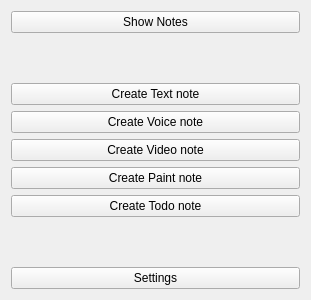
<?xml version="1.0" encoding="UTF-8"?>
<ui version="4.0">
 <class>MainMenuWidget</class>
 <widget class="QWidget" name="MainMenuWidget">
  <property name="geometry">
   <rect>
    <x>0</x>
    <y>0</y>
    <width>311</width>
    <height>300</height>
   </rect>
  </property>
  <property name="windowTitle">
   <string>Form</string>
  </property>
  <layout class="QVBoxLayout" name="verticalLayout">
   <item>
    <widget class="QPushButton" name="show_notes_button">
     <property name="text">
      <string>Show Notes</string>
     </property>
    </widget>
   </item>
   <item>
    <spacer name="verticalSpacer">
     <property name="orientation">
      <enum>Qt::Vertical</enum>
     </property>
     <property name="sizeHint" stdset="0">
      <size>
       <width>20</width>
       <height>16</height>
      </size>
     </property>
    </spacer>
   </item>
   <item>
    <widget class="QPushButton" name="create_text_note_button">
     <property name="text">
      <string>Create Text note</string>
     </property>
    </widget>
   </item>
   <item>
    <widget class="QPushButton" name="create_voice_note_button">
     <property name="text">
      <string>Create Voice note</string>
     </property>
    </widget>
   </item>
   <item>
    <widget class="QPushButton" name="create_video_note_button">
     <property name="text">
      <string>Create Video note</string>
     </property>
    </widget>
   </item>
   <item>
    <widget class="QPushButton" name="create_paint_note_button">
     <property name="text">
      <string>Create Paint note</string>
     </property>
    </widget>
   </item>
   <item>
    <widget class="QPushButton" name="create_todo_note_button">
     <property name="text">
      <string>Create Todo note</string>
     </property>
    </widget>
   </item>
   <item>
    <spacer name="verticalSpacer_2">
     <property name="orientation">
      <enum>Qt::Vertical</enum>
     </property>
     <property name="sizeHint" stdset="0">
      <size>
       <width>20</width>
       <height>16</height>
      </size>
     </property>
    </spacer>
   </item>
   <item>
    <widget class="QPushButton" name="settings_button">
     <property name="text">
      <string>Settings</string>
     </property>
    </widget>
   </item>
  </layout>
 </widget>
 <resources/>
 <connections/>
</ui>
